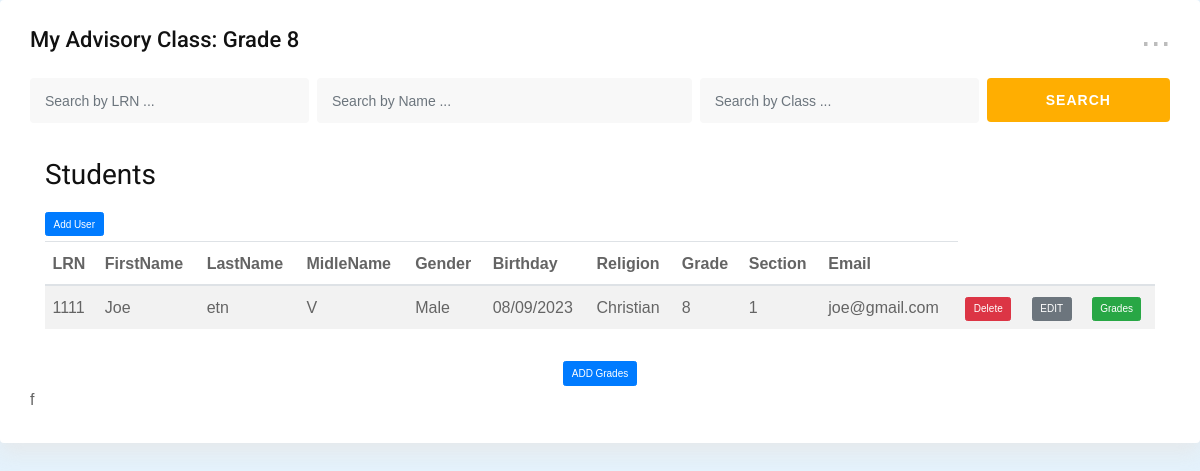
The page /advisoryClass.php (signed in) on the database its author committed.
### tables this page shows
CREATE TABLE `teachers` (
  `id` int(244) NOT NULL,
  `prcid` varchar(19) NOT NULL,
  `firstname` varchar(35) NOT NULL,
  `lastname` varchar(35) NOT NULL,
  `middlename` varchar(35) NOT NULL,
  `gender` varchar(35) NOT NULL,
  `advisoryclass` varchar(35) NOT NULL,
  `address` varchar(35) NOT NULL,
  `dateofbirth` varchar(35) NOT NULL,
  `phonenumber` varchar(35) NOT NULL,
  `email` varchar(35) NOT NULL,
  `password` varchar(35) NOT NULL,
  `role` varchar(35) NOT NULL DEFAULT 'teacher'
);

CREATE TABLE `students` (
  `id` int(244) NOT NULL,
  `firstname` varchar(55) NOT NULL,
  `middlename` varchar(55) NOT NULL,
  `lastname` varchar(55) NOT NULL,
  `gender` varchar(55) NOT NULL,
  `dateofbirth` varchar(55) NOT NULL,
  `bloodgroup` varchar(55) NOT NULL,
  `religion` varchar(55) NOT NULL,
  `email` varchar(55) NOT NULL,
  `password` varchar(55) NOT NULL,
  `grade` varchar(55) NOT NULL,
  `section` varchar(55) NOT NULL,
  `lrn` varchar(55) NOT NULL,
  `phonenumber` varchar(55) NOT NULL,
  `role` varchar(55) NOT NULL DEFAULT 'student',
  `dateenrolled` timestamp NOT NULL DEFAULT current_timestamp(),
  `class_id` int(123) NOT NULL
);

### advisoryClass.php (the view, shortened to what this page needs)
<?php
$email = $_SESSION["id"]["email"];
$conn = new mysqli('localhost', 'root', '', 'userdb');
$stmt = $conn->prepare("SELECT * FROM teachers WHERE email = ?");
$stmt->bind_param("s", $email);
$stmt->execute();
$result = $stmt->get_result();
$userInfo = $result->fetch_assoc();
?>
<!DOCTYPE html>
<html lang="en">
<head>
    <link rel="stylesheet" href="css/normalize.css">
    <link rel="stylesheet" href="css/main.css">
    <link rel="stylesheet" href="css/bootstrap.min.css">
    <link rel="stylesheet" href="css/all.min.css">
    <link rel="stylesheet" href="fonts/flaticon.css">
    <link rel="stylesheet" href="css/fullcalendar.min.css">
    <link rel="stylesheet" href="css/animate.min.css">
    <link rel="stylesheet" href="style.css">
    <link rel='stylesheet' href='https://cdn-uicons.flaticon.com/uicons-solid-rounded/css/uicons-solid-rounded.css'>
</head>
<body>
    <div class="card height-auto">
        <div class="card-body">
            <div class="heading-layout1">
                <div class="item-title">
                    <h3>My Advisory Class:  Grade <?php echo isset($userInfo["advisoryclass"]) ? $userInfo["advisoryclass"] : ''; ?>  </h3>
                </div>
                <div class="dropdown">
                    <a class="dropdown-toggle" href="#" role="button" data-toggle="dropdown"
                        aria-expanded="false">...</a>
                </div>
            </div>
            <form class="mg-b-20">
                <div class="row gutters-8">
                    <div class="col-3-xxxl col-xl-3 col-lg-3 col-12 form-group">
                        <input type="text" placeholder="Search by LRN ..." class="form-control">
                    </div>
                    <div class="col-4-xxxl col-xl-4 col-lg-3 col-12 form-group">
                        <input type="text" placeholder="Search by Name ..." class="form-control">
                    </div>
                    <div class="col-4-xxxl col-xl-3 col-lg-3 col-12 form-group">
                        <input type="text" placeholder="Search by Class ..." class="form-control">
                    </div>
                    <div class="col-1-xxxl col-xl-2 col-lg-3 col-12 form-group">
                        <button type="submit" class="fw-btn-fill btn-gradient-yellow">SEARCH</button>
                    </div>
                </div>
            </form>
            <div class="container mt-4">
        <h2>Students</h2>
        <button type="button" class="btn btn-primary mb-2" data-toggle="modal" data-target="#addUserModal">
            Add User
        </button>
        <table class="table table-striped">
    <thead>
        <tr>
            <th>LRN</th>
            <th>FirstName</th>
            <th>LastName</th>
            <th>MidleName</th>
            <th>Gender</th>
            <th>Birthday</th>
            <th>Religion </th>
            <th>Grade</th>
            <th>Section</th>
            <th>Email</th>
        </tr>
    </thead>
    <tbody>
    <tbody>
                <?php
                $advisory = ($userInfo["advisoryclass"]) ? $userInfo["advisoryclass"] : '';
                $conn = new mysqli('localhost', 'root', '', 'userdb');
                if ($conn->connect_error) {
                    die("Connection Failed: " . $conn->connect_error);
                } else {
                    $result = $conn->query("SELECT * FROM students WHERE grade = $advisory");
                    if ($result->num_rows > 0) {
                        while ($row = $result->fetch_assoc()) {
                            echo "<tr>";
                            echo "<td>" . $row["lrn"] . "</td>";
                            echo "<td>" . $row["firstname"] . "</td>";
                            echo "<td>" . $row["lastname"] . "</td>";
                            echo "<td>" . $row["middlename"] . "</td>";
                            echo "<td>" . $row["gender"] . "</td>";
                            echo "<td>" . $row["dateofbirth"] . "</td>";
                            echo "<td>" . $row["religion"] . "</td>";
                            echo "<td>" . $row["grade"] . "</td>";
                            echo "<td>" . $row["section"] . "</td>";
                            echo "<td>" . $row["email"] . "</td>";
                            echo '<td><button class="btn btn-danger delete-user" data-id="' . $row["id"] . '">Delete</button></td>';
                            echo '<td><button class="btn btn-secondary delete-user" data-id="' . $row["id"] . '">EDIT</button></td>';
                            echo '<td><button class="btn btn-success delete-primary" data-id="' . $row["id"] . '">Grades</button></td>';
                            echo "</tr>";
                        }
                    }
                }
                ?>
    </tbody>
</table>
    </div>
    <div class="container mt-5">
        <div class="row justify-content-center">
          <div class="col-12 text-center">
            <button class="btn btn-primary" data-toggle="modal" data-target="#modal">ADD Grades</button>
          </div>
        </div>
      </div>
<script src="https://cdn.jsdelivr.net/npm/bootstrap@4.3.1/dist/js/bootstrap.min.js"></script>f
</body>
</html>

### css/main.css (style rules this page uses)
html { color: #222; font-size: 1em; line-height: 1.4; }

### advisoryClass.php (style rules this page uses)
.form-group { position: relative; margin-bottom: 1.5rem; }
.form-control { padding-top: 1.5rem; }

### rows shown on the page
teachers: advisoryclass "8"
students: lrn "1111", firstname "Joe", lastname "etn", middlename "V", gender "Male", dateofbirth "08/09/2023", religion "Christian", grade "8", section "1", email "joe@gmail.com"
